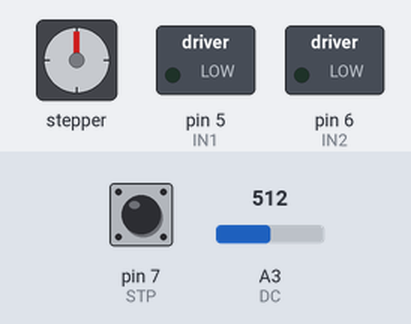
Simulated run of this sketch. Board: Arduino Uno, built with avr-gcc and run on an emulated ATmega328P. Parts: stepper motor, switched loads named in the sketch (green lamp = pin HIGH). Wiring (inferred from the names in the program): stepper motor driver (200 steps per turn assumed): step pin 11; direction pin 12; enable pin 8. The inputs (shaded band) are chosen by the test bench; at power-on: pin 7 (STP) HIGH, A3 (DC) = 512. Pins used as bus, display or sensor lines are not drawn.

Above: at 1.2 s.
1.3 s: pin 7 (STP) pulled LOW for 3.2 s
At 3.2 s:
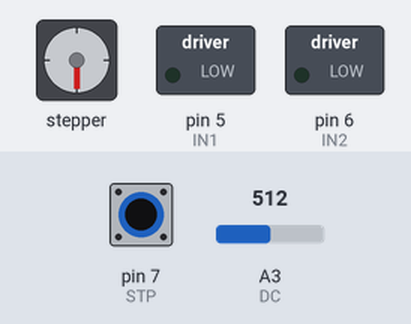
7.0 s: A3 (DC) set to 491
At 8.2 s:
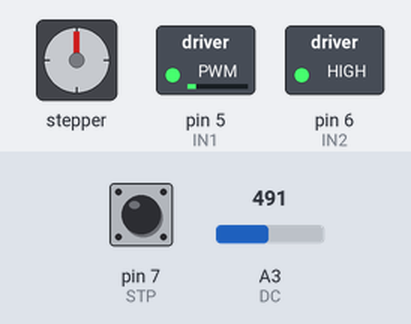
8.5 s: pin 7 (STP) pulled LOW for 0.15 s
At 10.3 s:
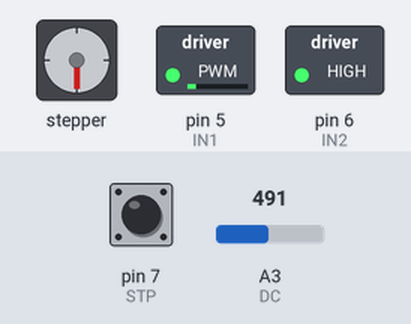
Timing chart, 0 to 11.8 s (numbered marks = the images above; inputs shaded):
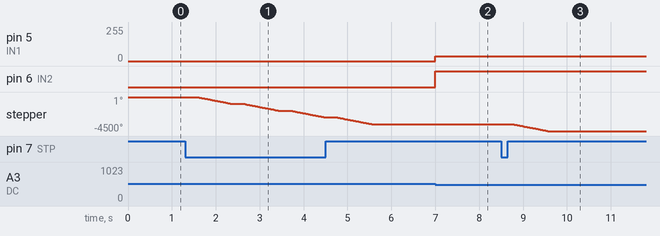

Measured:
- the behaviour switches between 500 and 499 on A3 (DC) (found by bisection; images 1 and 2)
- after the input at 1.3 s, stepper: turns 3600° counter-clockwise in 4.0 s, starting after 0.26 s
- after the input at 7.0 s, pin 5 (IN1): 0/255 → 35/255 at once; pin 6 (IN2): LOW → HIGH at once
- after the input at 8.5 s, stepper: turns 900° counter-clockwise in 0.80 s, starting after 0.26 s

The sketch:

PLC_Uno_R3.ino
```cpp
// Khai báo Chân Step Motor dan nhan
     #define EN 8
     #define Z_STP 11
     #define Z_DIR 12
// Khai báo chân Motor DC
  // Motor ep nhan
     #define IN1 5
     #define IN2 6
// giao tiep PLC vs uno
     #define STP 7
     #define DC A3

void setup() {
  // put your setup code here, to run once:
 // Khai báo Step motor 1 - 2
      pinMode(EN, OUTPUT);
      pinMode(Z_DIR, OUTPUT);
      pinMode(Z_STP, OUTPUT);
//Khai báo motor 1
      pinMode(IN1, OUTPUT);
      pinMode(IN2, OUTPUT);
// khai bao giao tiep plc vs uno
      pinMode(DC,INPUT_PULLUP);
      pinMode(STP,INPUT_PULLUP);
      motor_1_Dung();
}// end setup

void loop() {
  // put your main code here, to run repeatedly:
  if(digitalRead(STP)==LOW)
  {
    delay(250);
    step(false, Z_DIR, Z_STP, 500);
  }
  else
  {
     step_Dung();
  }
  if(analogRead(DC)< 500)
  {
     motor_1_Tien(220);
  }
  else
  {
    motor_1_Dung();
  }
}// end loop
//------------Hàm điều khiển hướng và số bước của động cơ ---------------
void step(boolean dir, byte dirPin, byte stepperPin, int steps)
     { digitalWrite(EN, LOW);               // Cho phép Step motor chạy
       digitalWrite(dirPin, dir);
       delay(10);
       for (int i = 0; i < steps; i++)
           {
            digitalWrite(stepperPin, HIGH);
            delayMicroseconds(800);
            digitalWrite(stepperPin, LOW);
            delayMicroseconds(800);
            }
     }
void step_Dung()
     {digitalWrite(EN, HIGH);
     }
//--------------------------Hàm điều khiển động cơ 1------------------------
void motor_1_Tien(int speed1)
     {analogWrite (IN1,255-speed1);
      digitalWrite(IN2, HIGH);
     }
void motor_1_Dung()
     {digitalWrite(IN1, LOW);
      digitalWrite(IN2, LOW);
     }
```
